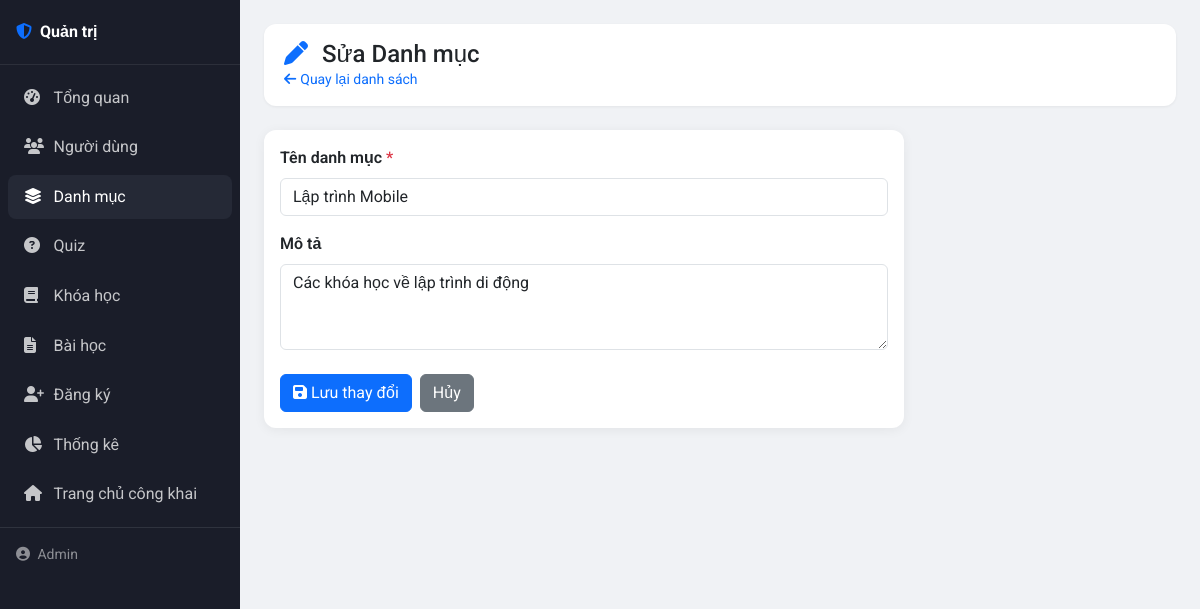
Page /admin/danh-muc/form.php?id=2 (signed in) on the committed database.
### tables this page shows
CREATE TABLE IF NOT EXISTS danh_muc (
    id INT AUTO_INCREMENT PRIMARY KEY,
    ten_danh_muc VARCHAR(100) NOT NULL,
    mo_ta TEXT,
    ngay_tao TIMESTAMP DEFAULT CURRENT_TIMESTAMP
);

### config/database.php (called while the page is built, shortened)
<?php
class Database {
    private static $instance = null;
    private $conn;
    private function __construct() {
        $this->conn = new mysqli(DB_HOST, DB_USER, DB_PASS, DB_NAME, DB_PORT);
        $this->conn->set_charset("utf8");
    }
    public static function getInstance() {
        if (!self::$instance) {
            self::$instance = new self();
        }
        return self::$instance;
    }
    public function getConnection() {
        return $this->conn;
    }
}
?>

### models/danh_muc.php (called while the page is built, shortened)
<?php
require_once __DIR__ . '/../config/database.php';
class DanhMuc {
    private $db;
    public function __construct() {
        $this->db = Database::getInstance()->getConnection();
    }
    public function layTheoId($id) {
        $stmt = $this->db->prepare("SELECT * FROM danh_muc WHERE id = ?");
        $stmt->bind_param("i", $id);
        $stmt->execute();
        return $stmt->get_result()->fetch_assoc();
    }
}

### admin/danh-muc/form.php (the view, shortened to what this page needs)
<?php
require_once dirname(__DIR__) . '/../models/danh_muc.php';
$dm = new DanhMuc();
$id = isset($_GET['id']) ? (int) $_GET['id'] : 0;
$is_edit = $id > 0;
if ($is_edit) {
    $d = $dm->layTheoId($id);
    $page_title = 'Sửa Danh mục';
} else {
    $d = ['ten_danh_muc' => '', 'mo_ta' => ''];
    $page_title = 'Thêm Danh mục';
}
$old = ['ten_danh_muc' => '', 'mo_ta' => ''];
include __DIR__ . '/../partials/layout_start.php';
?>
<div class="admin-topbar">
    <div>
        <h1 class="h4 mb-0">
            <i class="fas fa-<?php echo $is_edit ? 'pen' : 'plus'; ?> me-2 text-primary"></i>
            <?php echo $page_title; ?>
        </h1>
        <p class="text-muted small mb-0">
            <a href="index.php" class="text-decoration-none">
                <i class="fas fa-arrow-left me-1"></i>Quay lại danh sách
            </a>
        </p>
    </div>
</div>
<div class="card stat-card" style="max-width: 640px;">
    <div class="card-body">
        <form method="POST">
            <div class="mb-3">
                <label for="ten_danh_muc" class="form-label fw-semibold">
                    Tên danh mục <span class="text-danger">*</span>
                </label>
                <input type="text" class="form-control" id="ten_danh_muc" name="ten_danh_muc"
                       value="<?php echo htmlspecialchars($is_edit ? $d['ten_danh_muc'] : $old['ten_danh_muc']); ?>"
                       placeholder="VD: Lập trình Web" required maxlength="100">
            </div>
            <div class="mb-4">
                <label for="mo_ta" class="form-label fw-semibold">Mô tả</label>
                <textarea class="form-control" id="mo_ta" name="mo_ta" rows="3"
                          placeholder="Mô tả ngắn về danh mục (không bắt buộc)"><?php
                    echo htmlspecialchars($is_edit ? $d['mo_ta'] : $old['mo_ta']);
                ?></textarea>
            </div>
            <div class="d-flex gap-2">
                <button type="submit" class="btn btn-primary">
                    <i class="fas fa-save me-1"></i><?php echo $is_edit ? 'Lưu thay đổi' : 'Thêm danh mục'; ?>
                </button>
                <a href="index.php" class="btn btn-secondary">Hủy</a>
            </div>
        </form>
    </div>
</div>
<?php include __DIR__ . '/../partials/layout_end.php'; ?>

### admin/partials/layout_start.php (style rules this page uses)
:root { --admin-sidebar: #1a1d29; --admin-sidebar-hover: #252936; --admin-body: #f0f2f5; }
body { font-family: 'Roboto', sans-serif; background: var(--admin-body); min-height: 100vh; }
.admin-topbar { background: #fff; border-radius: 12px; padding: 1rem 1.25rem; box-shadow: 0 1px 3px rgba(0,0,0,0.06); margin-bottom: 1.5rem; }
.stat-card { border: none; border-radius: 12px; box-shadow: 0 2px 12px rgba(0,0,0,0.06); }

### rows in the picture
danh_muc: ten_danh_muc "Lập trình Mobile", mo_ta "Các khóa học về lập trình di động"

### other values in the picture
$nguoi_dung_admin['ho_ten'] "Admin"
$page_title "Sửa Danh mục"
